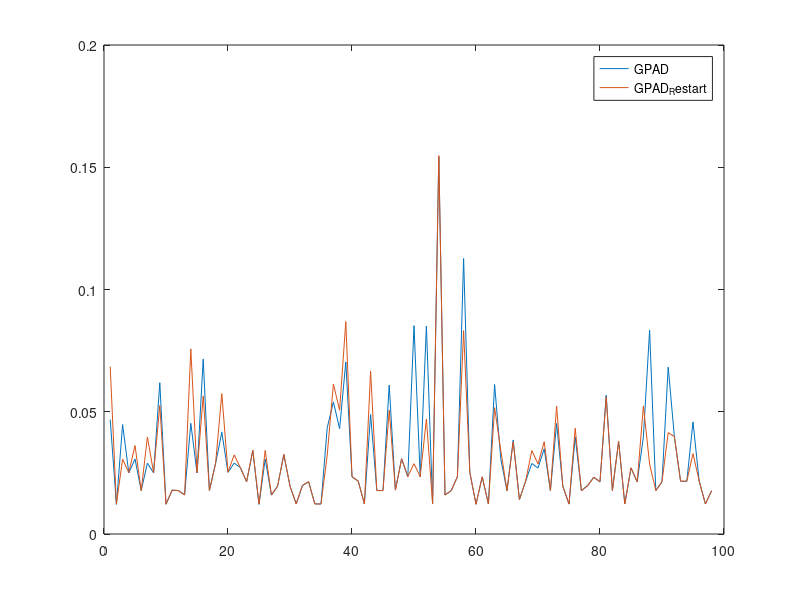

Write the MATLAB code that produced this figure. (Note: this script raises an error after producing the figure.)
%%
l1=[
59.743038 
46.798080 
12.101184 
44.761887 
24.985439 
30.664896 
17.763201 
28.977888 
25.002975 
61.886753 
12.138560 
17.950209 
17.782368 
16.028671 
45.292351 
24.968384 
71.584190 
17.775648 
28.879168 
41.639904 
25.213247 
29.018145 
27.118080 
21.357344 
34.106434 
12.091424 
30.658592 
15.918432 
19.580128 
32.450176 
19.610241 
12.303808 
19.787359 
21.361952 
12.324192 
12.287872 
43.433247 
54.004128 
43.055775 
70.370079 
23.368799 
21.645023 
12.289376 
48.916641 
17.840960 
17.785088 
60.905186 
17.976801 
30.838911 
23.369184 
85.206116 
23.363264 
85.067970 
12.308608 
154.287903 
15.941376 
17.746592 
23.417503 
112.674271 
25.265505 
12.131136 
23.368223 
12.289280 
61.156319 
30.609056 
17.700417 
38.474464 
14.103200 
21.582016 
28.850847 
26.984703 
34.863777 
17.717695 
45.203007 
19.572033 
12.231232 
39.713215 
17.736128 
19.747999 
23.188448 
21.310720 
56.757278 
17.707680 
37.874527 
12.268928 
26.988417 
21.315136 
39.755199 
83.335518 
17.840351 
21.382689 
68.279106 
39.679073 
21.555391 
21.541151 
45.834721 
21.524481 
12.299136 
17.691040 
];

l2=[
37.877186 
68.471581 
12.277280 
30.608480 
25.091776 
36.172798 
17.734240 
39.682911 
25.070816 
52.523808 
12.304896 
17.939072 
17.739040 
15.945824 
75.723457 
25.055519 
56.470718 
17.795296 
28.962976 
57.404034 
25.329184 
32.384895 
27.126080 
21.394016 
34.290207 
12.295552 
34.193344 
15.962784 
19.568384 
32.572639 
19.592159 
12.289984 
19.832767 
21.402592 
12.291616 
12.278368 
32.294144 
61.317791 
50.627457 
86.910339 
23.479361 
21.615841 
12.317312 
66.559006 
17.735424 
17.757376 
50.636478 
17.955105 
30.722336 
23.506817 
28.781055 
23.465631 
46.999329 
12.282976 
154.762939 
15.902912 
17.724319 
23.424768 
83.204353 
25.205313 
12.249792 
23.381472 
12.271648 
51.673695 
34.139328 
17.739937 
37.709438 
14.094368 
21.586687 
34.140926 
28.645887 
37.767487 
17.732351 
52.340096 
19.532736 
12.272768 
43.245537 
17.746784 
19.770817 
23.248257 
21.440992 
56.064545 
17.719711 
37.923103 
12.265312 
27.090368 
21.393633 
52.373344 
28.615553 
17.715649 
21.394464 
41.478306 
39.789280 
21.631680 
21.624607 
32.859966 
21.645344 
12.273440 
17.706432   
];

%%
clc
[size(l1,1) size(l2,1)]
plot(l1(2:end)/1e3);
hold all;
plot(l2(2:end)/1e3);
%plot(time_operation(2,2:end));
legend('GPAD','GPAD_Restart','Gurobi-IP');

[sys.nx*size(Ptree.P,1) sys.nu*size(Ptree.K,2)...
    sys.nx*size(Ptree.P,1)+sys.nu*size(Ptree.K,2) size(Ptree.P,1) size(Ptree.K,2)]
[mean(l1([2:99])/1e3) mean(l2([2:99])/1e3)]

[max(l1([2:99])/1e3) max(l2([2:99])/1e3)]

